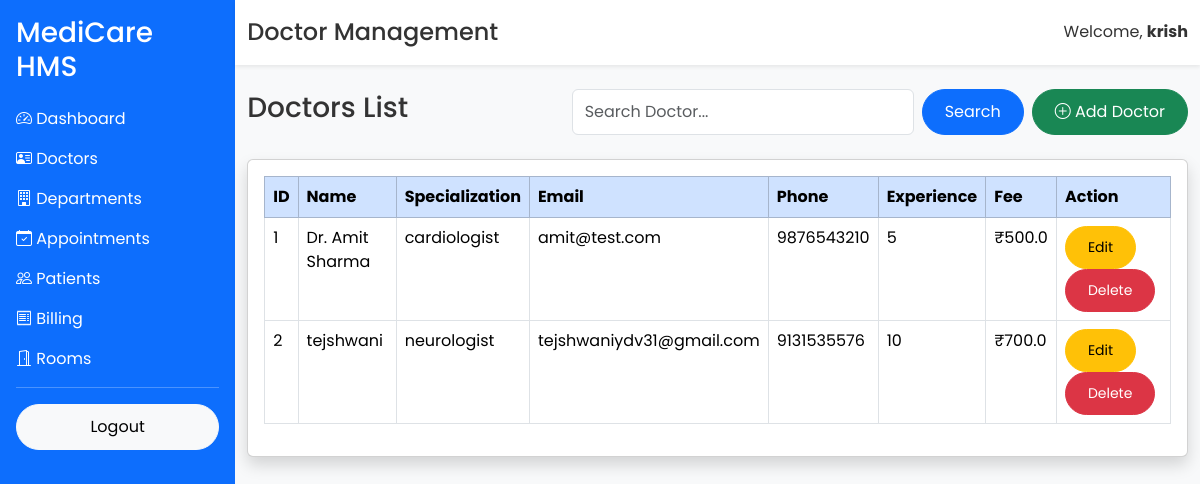
Screenshot of /admin/doctors (signed in) with the database file from the repository.
### app/models/user.py (models this page shows, shortened)
class User(UserMixin, db.Model):
    __tablename__ = "users"
    id = db.Column(db.Integer, primary_key=True)
    full_name = db.Column(db.String(100), nullable=False)
    email = db.Column(db.String(120), unique=True, nullable=False)
    phone = db.Column(db.String(15), unique=True, nullable=True)
    password = db.Column(db.String(255), nullable=False)
    role = db.Column(db.String(20), default="patient")
    is_active = db.Column(db.Boolean, default=True)
    created_at = db.Column(db.DateTime, server_default=db.func.now())

### app/models/doctor.py (models this page shows, shortened)
class Doctor(db.Model):
    __tablename__ = "doctors"
    id = db.Column(db.Integer, primary_key=True)
    full_name = db.Column(db.String(100), nullable=False)
    specialization = db.Column(db.String(100), nullable=False)
    email = db.Column(db.String(120), unique=True)
    phone = db.Column(db.String(15))
    qualification = db.Column(db.String(100))
    experience = db.Column(db.Integer)
    consultation_fee = db.Column(db.Float)
    created_at = db.Column(
        db.DateTime,
        server_default=db.func.now()
    )

### app/routes/doctor.py (the view)
@doctor.route("/admin/doctors")
@login_required
def doctor_list():
    search = request.args.get("search")
    if search:
        doctors = Doctor.query.filter(
            or_(
                Doctor.full_name.ilike(f"%{search}%"),
                Doctor.specialization.ilike(f"%{search}%"),
                Doctor.email.ilike(f"%{search}%")
            )
        ).all()
    else:
        doctors = Doctor.query.all()
    return render_template(
        "doctor/dashboard.html",
        doctors=doctors,
        search=search
    )

### app/templates/doctor/dashboard.html (shortened to what this page needs)
{% extends "layout/dashboard_base.html" %}
{% block page_title %}
Doctor Management
{% endblock %}
{% block content %}
<div class="d-flex justify-content-between align-items-center mb-4">
    <h3>Doctors List</h3>
    <div class="d-flex">
        <form method="GET" action="{{ url_for('doctor.doctor_list') }}" class="d-flex me-2">
            <input
                type="text"
                name="search"
                class="form-control"
                placeholder="Search Doctor..."
                value="{{ search if search else '' }}">
            <button class="btn btn-primary ms-2">
                Search
            </button>
        </form>
        <a href="{{ url_for('doctor.add_doctor') }}" class="btn btn-success">
            <i class="bi bi-plus-circle"></i>
            Add Doctor
        </a>
    </div>
</div>
<div class="card shadow">
    <div class="card-body">
        <table class="table table-bordered table-hover">
            <thead class="table-primary">
                <tr>
                    <th>ID</th>
                    <th>Name</th>
                    <th>Specialization</th>
                    <th>Email</th>
                    <th>Phone</th>
                    <th>Experience</th>
                    <th>Fee</th>
                    <th>Action</th>
                </tr>
            </thead>
            <tbody>
{% for doctor in doctors %}
<tr>
<td>{{ doctor.id }}</td>
<td>{{ doctor.full_name }}</td>
<td>{{ doctor.specialization }}</td>
<td>{{ doctor.email }}</td>
<td>{{ doctor.phone }}</td>
<td>{{ doctor.experience }}</td>
<td>₹{{ doctor.consultation_fee }}</td>
<td>
<a href="{{ url_for('doctor.edit_doctor', doctor_id=doctor.id) }}"
class="btn btn-warning btn-sm">
Edit
</a>
<a href="{{ url_for('doctor.delete_doctor', doctor_id=doctor.id) }}"
class="btn btn-danger btn-sm"
onclick="return confirm('Delete this doctor?')">
Delete
</a>
</td>
</tr>
{% else %}
<tr>
<td colspan="8" class="text-center">
No Doctors Found
</td>
</tr>
{% endfor %}
</tbody>
        </table>
    </div>
</div>
{% endblock %}

### app/templates/layout/dashboard_base.html (shortened to what this page needs)
<!DOCTYPE html>
<html lang="en">
<head>
<link href="https://cdn.jsdelivr.net/npm/bootstrap@5.3.3/dist/css/bootstrap.min.css" rel="stylesheet">
<link href="https://cdn.jsdelivr.net/npm/bootstrap-icons@1.11.3/font/bootstrap-icons.min.css" rel="stylesheet">
<link rel="stylesheet"
href="{{ url_for('static', filename='css/style.css') }}">
</head>
<body class="bg-light">
<div class="d-flex">
    <div class="bg-primary text-white p-3 vh-100" style="width:260px;">
        <h3 class="mb-4">
            MediCare HMS
        </h3>
        <a href="/admin/dashboard" class="d-block text-white text-decoration-none mb-3">
    <i class="bi bi-speedometer2"></i> Dashboard
</a>
<a href="/admin/doctors" class="d-block text-white text-decoration-none mb-3">
    <i class="bi bi-person-vcard"></i> Doctors
</a>
<a href="/admin/departments" class="d-block text-white text-decoration-none mb-3">
    <i class="bi bi-building"></i> Departments
</a>
<a href="/admin/appointments" class="d-block text-white text-decoration-none mb-3">
    <i class="bi bi-calendar-check"></i> Appointments
</a>
<a href="/admin/patients" class="d-block text-white text-decoration-none mb-3">
    <i class="bi bi-people"></i> Patients
</a>
<a href="/admin/billing" class="d-block text-white text-decoration-none mb-3">
    <i class="bi bi-receipt"></i> Billing
</a>
<a href="/admin/rooms" class="d-block text-white text-decoration-none mb-3">
    <i class="bi bi-door-open"></i> Rooms
</a>
        <hr>
        <a href="/logout" class="btn btn-light w-100">
            Logout
        </a>
    </div>
    <div class="flex-grow-1">
        <nav class="navbar navbar-light bg-white shadow-sm">
            <div class="container-fluid">
                <h4 class="mb-0">
                    {% block page_title %}{% endblock %}
                </h4>
                <span>
                    Welcome,
                    <strong>{{ current_user.full_name }}</strong>
                </span>
            </div>
        </nav>
        <div class="container-fluid mt-4">
            {% block content %}
            {% endblock %}
        </div>
    </div>
</div>
</body>
</html>

### app/static/css/style.css (style rules this page uses)
* { margin:0; padding:0; box-sizing:border-box; font-family:'Poppins',sans-serif; }
body { background:#f5f8fc; color:#333; }
.navbar { transition:.4s; padding:18px 0; }
.btn { border-radius:50px; padding:10px 22px; }

### rows the page displays
User: full_name "krish"
Doctor: id "1", full_name "Dr. Amit Sharma", specialization "cardiologist", email "amit@test.com", phone "9876543210", experience "5", consultation_fee "500.0"
Doctor: id "2", full_name "tejshwani", specialization "neurologist", email "tejshwaniydv31@gmail.com", phone "9131535576", experience "10", consultation_fee "700.0"
